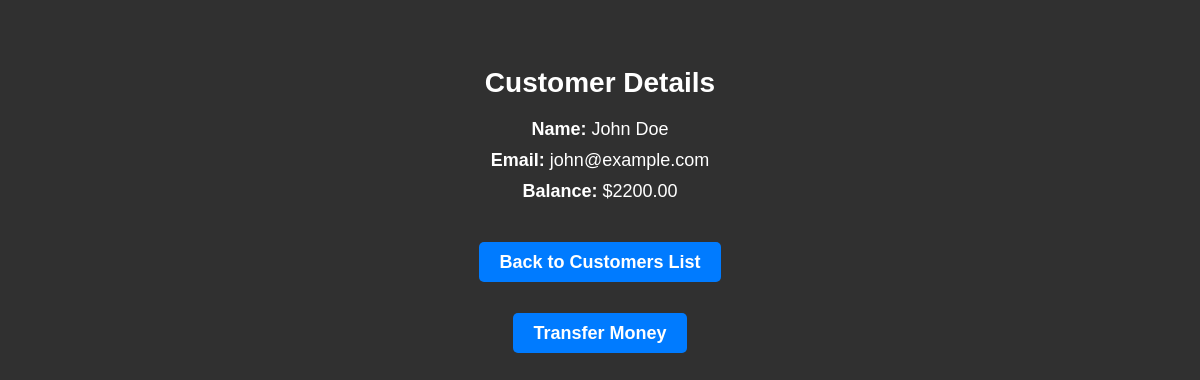
Screenshot of /view_customer/1/ with the database file from the repository.
### banking_app/models.py (models this page shows, shortened)
class Customer(models.Model):
    name = models.CharField(max_length=100)
    email = models.EmailField(unique=True)
    balance = models.DecimalField(max_digits=10, decimal_places=2)

### banking_app/views.py (the view)
# urls.py: path('view_customer/<int:customer_id>/', views.view_customer, name='view_customer'),
def view_customer(request, customer_id):
    customer = Customer.objects.get(pk=customer_id)
    return render(request, 'banking_app/view_customer.html', {'customer': customer})

### banking_app/templates/banking_app/view_customer.html (shortened to what this page needs)
{% load static %}
<!DOCTYPE html>
<html lang="en">
<head>
    <link rel="stylesheet" type="text/css" href="{% static 'banking_app/css/styles_view_customer.css' %}">
</head>
<body>
    <h1>Customer Details</h1>
    <p><strong>Name:</strong> {{ customer.name }}</p>
    <p><strong>Email:</strong> {{ customer.email }}</p>
    <p><strong>Balance:</strong> ${{ customer.balance }}</p>
    <p class="link"><a class="btn" href="{% url 'view_customers' %}">Back to Customers List</a></p>
    <p class="link"><a class="btn" href="{% url 'transfer_money' %}">Transfer Money</a></p>
</body>
</html>

### banking_app/static/banking_app/css/styles_view_customer.css (style rules this page uses)
body { font-family: 'Arial', sans-serif; background-color: #303030; text-align: center; padding: 40px; }
h1 { color: #ffffff; font-size: 28px; margin-bottom: 20px; }
p { font-size: 18px; margin: 10px 0; color: #ffffff; }
strong { font-weight: bold; }
.btn { text-decoration: none; background-color: #007BFF; color: #fff; padding: 10px 20px; border-radius: 5px; font-weight: bold; transition: background-color 0.3s; }
.link { margin-top: 50px; }

### rows the page displays
Customer: name "John Doe", email "john@example.com", balance "2200.00"
